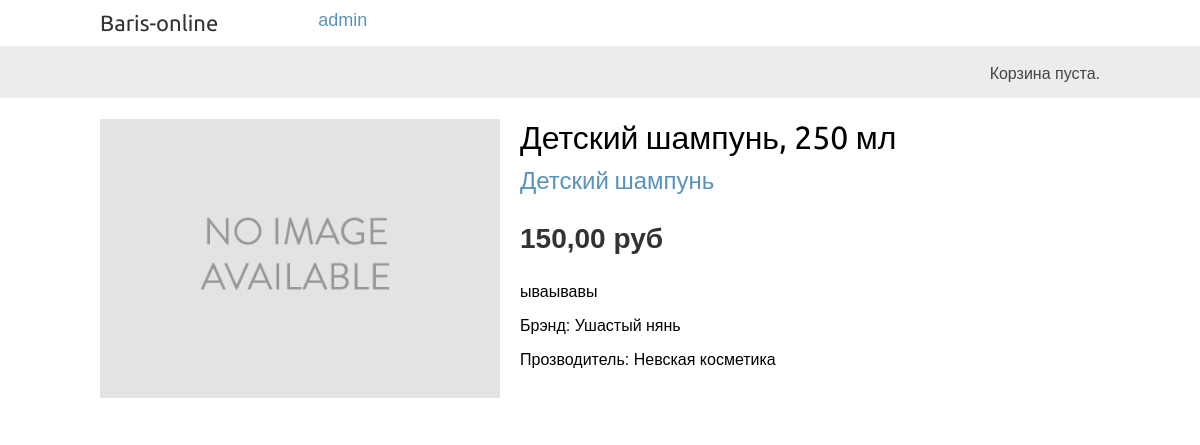
The app's page /product/1/detskij-shampun-250-ml/ with its own data.
### product/models.py (models this page shows, shortened)
class Product(models.Model):
    category = models.ForeignKey(Category,
                                 related_name='products',
                                 on_delete=models.CASCADE)
    name = models.CharField(max_length=200)
    slug = models.CharField(max_length=200)
    image = models.ImageField(upload_to='products/%Y/%m/%d',
                              blank=True)
    description = models.TextField(blank=True)
    price = models.DecimalField(max_digits=10,
                                decimal_places=2)
    brand = models.CharField(max_length=100, null = True)
    manufacturer = models.CharField(max_length=100, null = True)
    stock = models.PositiveIntegerField()
    available = models.BooleanField(default=True)
    created = models.DateTimeField(auto_now_add=True)
    updated = models.DateTimeField(auto_now=True)
    class Meta:
        ordering = ['name']
        indexes = [
            models.Index(fields=['id', 'slug']),
            models.Index(fields=['name']),
            models.Index(fields=['-created']),
        ]
        verbose_name = 'Товар'
        verbose_name_plural = 'Товары'

### catalog/models.py (models this page shows)
class Category(models.Model):
    name = models.CharField(max_length=200)
    slug = models.CharField(max_length=200,
                            unique=True)
    parent = models.ForeignKey('self',
                               blank=True,
                               null=True,
                               related_name='children',
                               on_delete=models.CASCADE)
    class Meta:
        unique_together = ('parent', 'name')
        ordering = ['name']
        indexes = [
            models.Index(fields=['name']),
        ]
        verbose_name = 'Категория'
        verbose_name_plural = 'Категории'
    def __str__(self):
        return self.name
    def get_absolute_url(self):
        return reverse('catalog:product_list_by_category',
                       args=[self.slug])

### product/views.py (the view)
# urls.py: path('<int:id>/<slug:slug>/', views.product_detail, name='product_detail')
def product_detail(request, id, slug):
    product = get_object_or_404(Product,
                                id=id,
                                slug=slug,
                                available=True)
    return render(request,
                  'product/detail.html',
                  {'product': product})

### product/templates/product/detail.html (shortened to what this page needs)
{% extends "base/base.html" %}
{% load static %}
{% block content %}
    <div class="product-detail">
        <img src="{% if product.image %}{{ product.image.url }}{% else %}{% static "img/no_image.png" %}{% endif %}" alt="image">
        <h1>{{ product.name }}</h1>
        <h2>
            <a href="{{ product.category.get_absolute_url }}">
                {{ product.category }}
            </a>
        </h2>
        <p class="price">{{ product.price }} руб</p>
        {{ product.description|linebreaks }}
        <p class="">Брэнд: {{ product.brand }}</p>
        <p class="">Прозводитель: {{ product.manufacturer }}</p>
    </div>
{% endblock  %}

### static/css/base.css (style rules this page uses)
body { margin:0; padding:0; font-family:helvetica, sans-serif; }
h1, h2, h3, h4, h5 , h6 { font-family: 'Ubuntu', sans-serif; font-weight:normal; }
a { text-decoration:none; color:#5993bb; }
.product-detail { text-align:justify; }
.product-detail .price { color:#333; font-size:28px; font-weight:bold; }
.product-detail img { width:40%; float:left; padding:0 20px 20px 0; }
.product-detail h1 { margin-bottom:0; }
.product-detail h2 { margin-top:10px; }

### records on screen
Product: name "Детский шампунь, 250 мл", category "Детский шампунь", price "150,00", description "ываывавы", brand "Ушастый нянь", manufacturer "Невская косметика"
